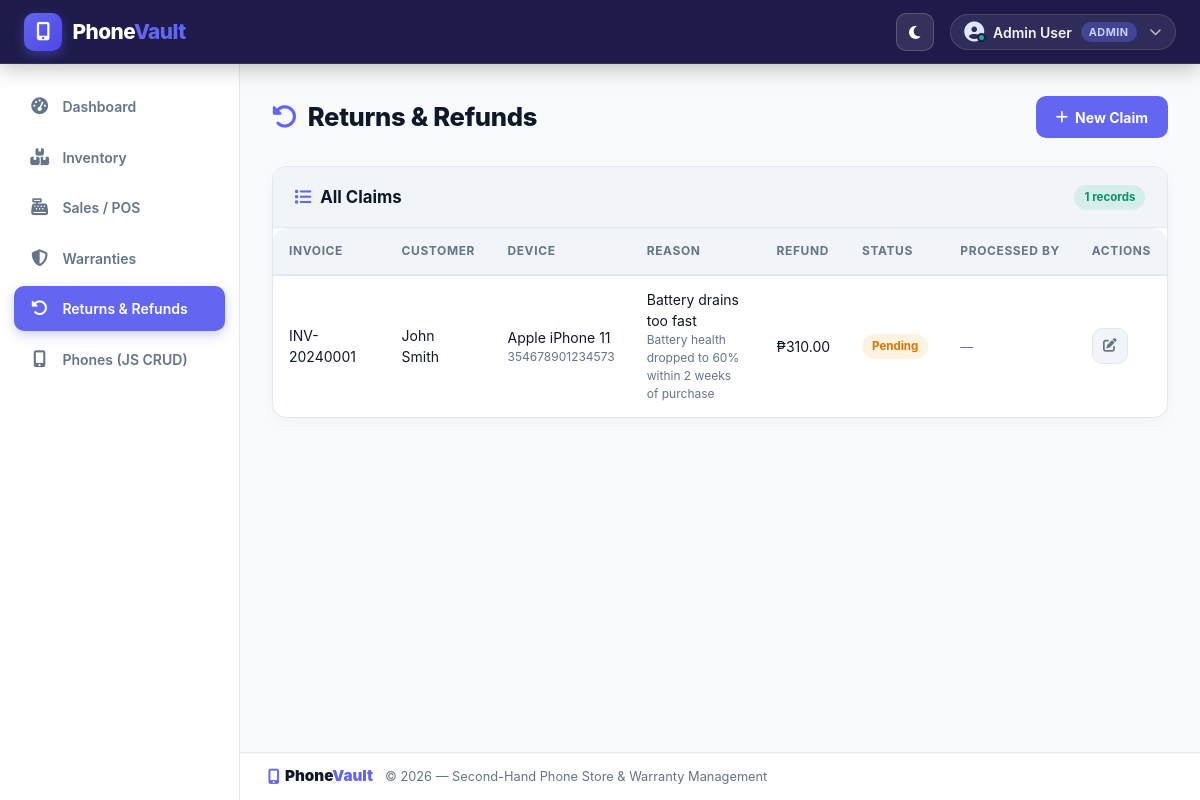
The page /returns.php (signed in) on the database as committed earlier.
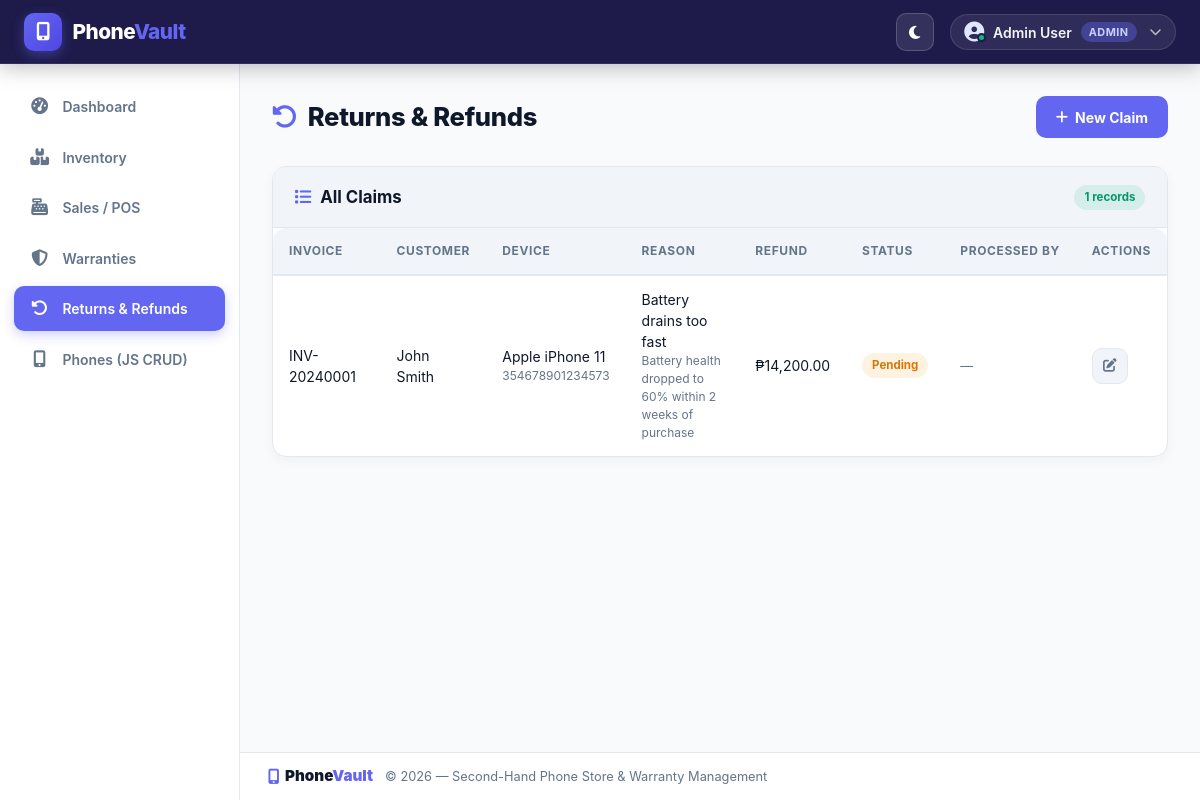
The same page on the database as committed later.
### tables this page shows
CREATE TABLE IF NOT EXISTS returns_refunds (
    id INT AUTO_INCREMENT PRIMARY KEY,
    sale_id INT NOT NULL,
    phone_id INT NOT NULL,
    refund_reason VARCHAR(255) NOT NULL,
    defect_description TEXT,
    refund_amount DECIMAL(10,2) NOT NULL DEFAULT 0.00,
    status ENUM('Pending','Approved','Rejected','Completed') NOT NULL DEFAULT 'Pending',
    processed_by INT,
    created_at TIMESTAMP DEFAULT CURRENT_TIMESTAMP,
    FOREIGN KEY (sale_id) REFERENCES sales(id),
    FOREIGN KEY (phone_id) REFERENCES phones(id),
    FOREIGN KEY (processed_by) REFERENCES users(id)
);

CREATE TABLE IF NOT EXISTS sales (
    id INT AUTO_INCREMENT PRIMARY KEY,
    invoice_no VARCHAR(20) NOT NULL UNIQUE,
    customer_name VARCHAR(100) NOT NULL,
    customer_phone VARCHAR(20),
    phone_id INT NOT NULL,
    total_amount DECIMAL(10,2) NOT NULL,
    payment_method ENUM('Cash','Card','Transfer') NOT NULL DEFAULT 'Cash',
    warranty_duration_days INT NOT NULL DEFAULT 30,
    warranty_end_date DATE NOT NULL,
    created_at TIMESTAMP DEFAULT CURRENT_TIMESTAMP,
    FOREIGN KEY (phone_id) REFERENCES phones(id)
);

CREATE TABLE IF NOT EXISTS phones (
    id INT AUTO_INCREMENT PRIMARY KEY,
    brand VARCHAR(50) NOT NULL,
    model VARCHAR(100) NOT NULL,
    imei VARCHAR(20) NOT NULL UNIQUE,
    storage VARCHAR(20),
    color VARCHAR(30),
    battery_health TINYINT UNSIGNED NOT NULL DEFAULT 100,
    condition_grade ENUM('Grade A','Grade B','Grade C') NOT NULL DEFAULT 'Grade A',
    cost_price DECIMAL(10,2) NOT NULL,
    selling_price DECIMAL(10,2) NOT NULL,
    status ENUM('Available','Sold','Returned') NOT NULL DEFAULT 'Available',
    created_at TIMESTAMP DEFAULT CURRENT_TIMESTAMP
);

### config/auth.php (called while the page is built, shortened)
<?php
function currentUser(): array {
    return [
        'id'       => $_SESSION['user_id']   ?? null,
        'name'     => $_SESSION['user_name'] ?? '',
        'role'     => $_SESSION['user_role'] ?? '',
        'username' => $_SESSION['username']  ?? '',
    ];
}

### returns.php (the view, shortened to what this page needs)
<?php
require_once __DIR__ . '/config/auth.php';
$pdo = getPDO();
$pageStyle  = 'returns.css';
$returns = $pdo->query(
    "SELECT rr.*, s.invoice_no, s.customer_name, s.total_amount,
            p.brand, p.model, p.imei,
            u.full_name AS processed_by_name
     FROM returns_refunds rr
     JOIN sales s  ON rr.sale_id  = s.id
     JOIN phones p ON rr.phone_id = p.id
     LEFT JOIN users u ON rr.processed_by = u.id
     ORDER BY rr.created_at DESC"
)->fetchAll();
include __DIR__ . '/includes/header.php';
include __DIR__ . '/includes/navbar.php';
?>
<div class="d-flex">
<?php include __DIR__ . '/includes/sidebar.php'; ?>
<main class="pv-main">
    <div class="pv-page-header">
        <h1 class="pv-page-title"><i class="fa-solid fa-rotate-left"></i> Returns &amp; Refunds</h1>
        <button class="pv-btn-primary" data-bs-toggle="collapse" data-bs-target="#newClaimForm">
            <i class="fa-solid fa-plus"></i> New Claim
        </button>
    </div>
    <div class="pv-card">
        <div class="pv-card-header">
            <h2 class="pv-card-title"><i class="fa-solid fa-list"></i> All Claims</h2>
            <span class="pv-status pv-status-available"><?= count($returns) ?> records</span>
        </div>
        <div class="table-responsive">
            <table class="pv-table">
                <thead>
                    <tr>
                        <th>Invoice</th>
                        <th>Customer</th>
                        <th>Device</th>
                        <th>Reason</th>
                        <th>Refund</th>
                        <th>Status</th>
                        <th>Processed By</th>
                        <th>Actions</th>
                    </tr>
                </thead>
                <tbody>
                <?php if (empty($returns)): ?>
                    <tr><td colspan="8" class="text-center text-muted py-4">No return claims found.</td></tr>
                <?php else: ?>
                    <?php foreach ($returns as $r):
                        $sc = 'pv-status-' . strtolower($r['status']);
                    ?>
                    <tr>
                        <td class="font-mono"><?= htmlspecialchars($r['invoice_no']) ?></td>
                        <td><?= htmlspecialchars($r['customer_name']) ?></td>
                        <td>
                            <div><?= htmlspecialchars($r['brand'] . ' ' . $r['model']) ?></div>
                            <div class="font-mono" style="font-size:.75rem;color:var(--pv-text-muted)"><?= htmlspecialchars($r['imei']) ?></div>
                        </td>
                        <td style="max-width:180px">
                            <div><?= htmlspecialchars($r['refund_reason']) ?></div>
                            <?php if ($r['defect_description']): ?>
                            <div style="font-size:.75rem;color:var(--pv-text-muted)"><?= htmlspecialchars(mb_strimwidth($r['defect_description'], 0, 60, '…')) ?></div>
                            <?php endif; ?>
                        </td>
                        <td class="fw-700 text-primary-pv">₱<?= number_format($r['refund_amount'], 2) ?></td>
                        <td><span class="pv-status <?= $sc ?>"><?= htmlspecialchars($r['status']) ?></span></td>
                        <td style="font-size:.8rem;color:var(--pv-text-muted)"><?= htmlspecialchars($r['processed_by_name'] ?? '—') ?></td>
                        <td>
                            <?php if ($r['status'] === 'Pending'): ?>
                            <button class="pv-btn-icon"
                                    data-refund-id="<?= $r['id'] ?>"
                                    data-refund-amount="<?= $r['refund_amount'] ?>"
                                    title="Process Claim">
                                <i class="fa-solid fa-pen-to-square"></i>
                            </button>
                            <?php endif; ?>
                        </td>
                    </tr>
                    <?php endforeach; ?>
                <?php endif; ?>
                </tbody>
            </table>
        </div>
    </div>
</main>
</div>
<?php include __DIR__ . '/includes/footer.php'; ?>

### includes/header.php (shortened to what this page needs)
<!DOCTYPE html>
<html lang="en" data-theme="light">
<head>
    <link rel="stylesheet" href="https://cdn.jsdelivr.net/npm/bootstrap@5.3.3/dist/css/bootstrap.min.css">
    <link rel="stylesheet" href="https://cdnjs.cloudflare.com/ajax/libs/font-awesome/6.5.0/css/all.min.css">
    <link rel="stylesheet" href="/Second_Hand_Phone_Store/assets/css/custom.css">
    <link rel="stylesheet" href="/Second_Hand_Phone_Store/assets/css/footer.css">
    <?php if (!empty($pageStyle)): ?>
    <link rel="stylesheet" href="/Second_Hand_Phone_Store/assets/css/<?= htmlspecialchars($pageStyle) ?>">
    <?php endif; ?>
</head>
<body>

### includes/navbar.php (shortened to what this page needs)
<?php
require_once __DIR__ . '/../config/auth.php';
$user = currentUser();
?>
<nav class="navbar pv-navbar">
    <div class="container-fluid px-3 px-lg-4">
        <div class="d-flex align-items-center gap-2">
            <a class="navbar-brand pv-brand m-0" href="/Second_Hand_Phone_Store/index.php">
                <div class="pv-brand-icon">
                    <i class="fa-solid fa-mobile-screen-button"></i>
                </div>
                <span class="pv-brand-text">Phone<span class="pv-brand-accent">Vault</span></span>
            </a>
        </div>
        <div class="d-flex align-items-center gap-2 gap-sm-3">
            <button class="pv-theme-toggle" id="themeToggle" title="Toggle Light/Dark Theme" aria-label="Toggle theme">
                <i class="fa-solid fa-moon"></i>
            </button>
            <div class="dropdown">
                <a class="pv-user-pill" href="javascript:void(0);" role="button" aria-expanded="false">
                    <div class="pv-avatar-wrap">
                        <i class="fa-solid fa-circle-user"></i>
                        <span class="pv-status-dot" title="Online"></span>
                    </div>
                    <span class="pv-user-name d-none d-sm-inline"><?= htmlspecialchars($user['name']) ?></span>
                    <span class="pv-role-badge"><?= ucfirst($user['role']) ?></span>
                    <i class="fa-solid fa-chevron-down pv-dropdown-arrow ms-1" style="font-size: 0.75rem; opacity: 0.7;"></i>
                </a>
            </div>
        </div>
    </div>
</nav>

### includes/sidebar.php (shortened to what this page needs)
<?php
$currentPage = basename($_SERVER['PHP_SELF'], '.php');
$nav = [
    ['page' => 'index',      'icon' => 'fa-gauge-high',          'label' => 'Dashboard'],
    ['page' => 'inventory',  'icon' => 'fa-boxes-stacked',       'label' => 'Inventory'],
    ['page' => 'sales',      'icon' => 'fa-cash-register',       'label' => 'Sales / POS'],
    ['page' => 'warranties', 'icon' => 'fa-shield-halved',       'label' => 'Warranties'],
    ['page' => 'returns',    'icon' => 'fa-rotate-left',         'label' => 'Returns & Refunds'],
    ['page' => 'phones-js',  'icon' => 'fa-mobile-screen-button', 'label' => 'Phones (JS CRUD)'],
];
?>
<aside class="pv-sidebar d-none d-lg-flex flex-column">
    <nav class="pv-sidebar-nav">
        <?php foreach ($nav as $item): ?>
        <a href="/Second_Hand_Phone_Store/<?= $item['page'] ?>.php"
           class="pv-sidebar-link <?= $currentPage === $item['page'] ? 'active' : '' ?>">
            <i class="fa-solid <?= $item['icon'] ?>"></i>
            <span><?= $item['label'] ?></span>
        </a>
        <?php endforeach; ?>
    </nav>
</aside>

### includes/footer.php (shortened to what this page needs)
    <footer class="pv-footer">
        <div class="pv-footer-inner">
            <div class="pv-footer-brand">
                <div class="pv-footer-logo">
                    <i class="fa-solid fa-mobile-screen-button"></i>
                    <strong>Phone<span class="pv-brand-accent">Vault</span></strong>
                </div>
                <span class="pv-footer-copy">&copy; <?= date('Y') ?> &mdash; Second-Hand Phone Store &amp; Warranty Management</span>
            </div>
        </div>
    </footer>
</body>
</html>

### assets/css/footer.css (style rules this page uses)
.pv-footer { position: fixed; bottom: 0; left: 0; right: 0; z-index: 1000; background: var(--pv-surface); border-top: 1px solid var(--pv-border); backdrop-filter: blur(12px); -webkit-backdrop-filter: blur(12px); padding: 0.75rem 1.75rem; margin-left: 0; transition: margin var(--pv-transition); }
@media (min-width: 992px) { .pv-footer { margin-left: var(--pv-sidebar-w); } }
.pv-footer-inner { display: flex; flex-wrap: wrap; align-items: center; justify-content: space-between; gap: 0.75rem; width: 100%; }
.pv-footer-brand { display: flex; align-items: center; gap: 0.75rem; flex-wrap: wrap; }
.pv-footer-logo { display: flex; align-items: center; gap: 0.35rem; font-size: 0.95rem; font-weight: 700; color: var(--pv-text); }
.pv-footer-logo i { color: var(--pv-primary); }
.pv-brand-accent { color: var(--pv-primary); }
.pv-footer-copy { font-size: 0.8rem; color: var(--pv-text-muted); }

Rows that differ between the two databases and show on the page:
changed returns_refunds "Battery drains too fast": refund_amount "310.00" → "14,200.00"
